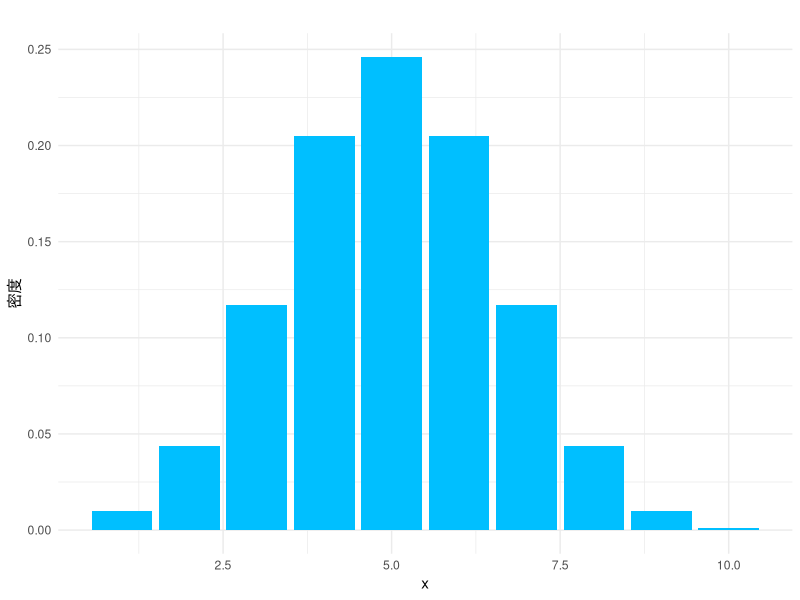
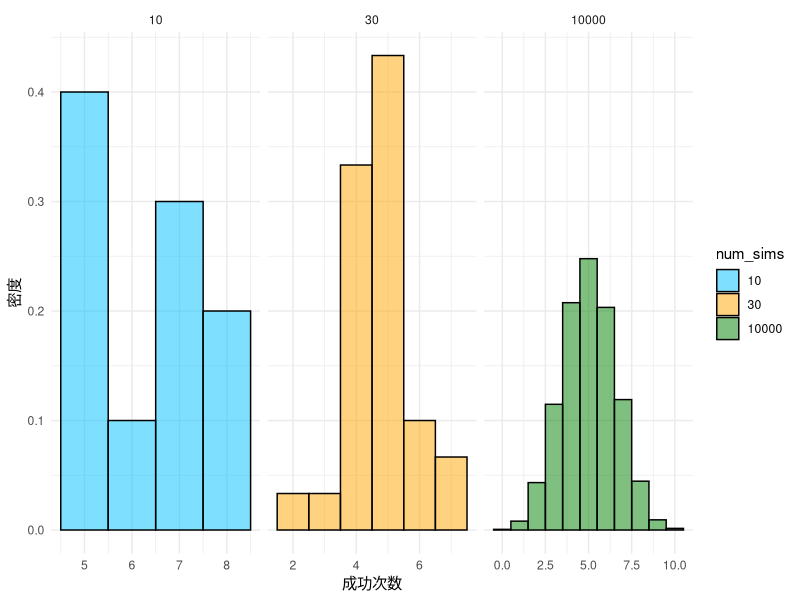
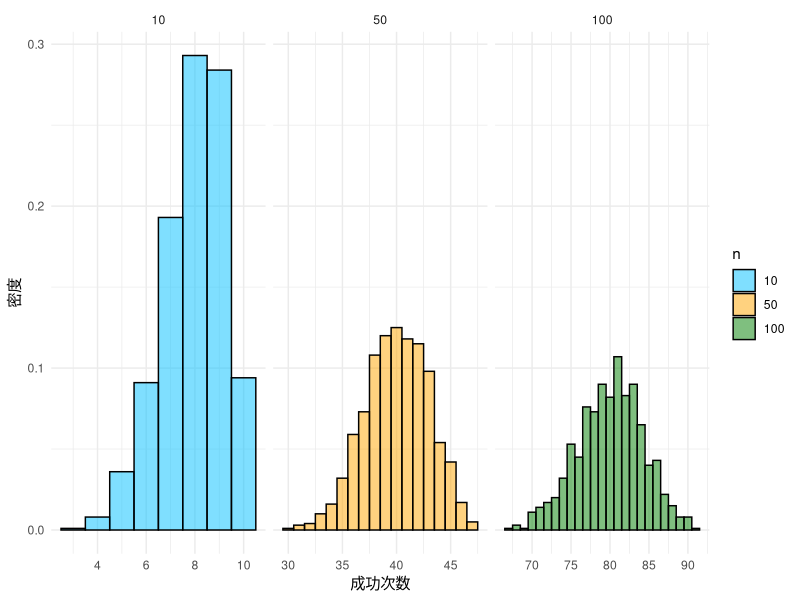
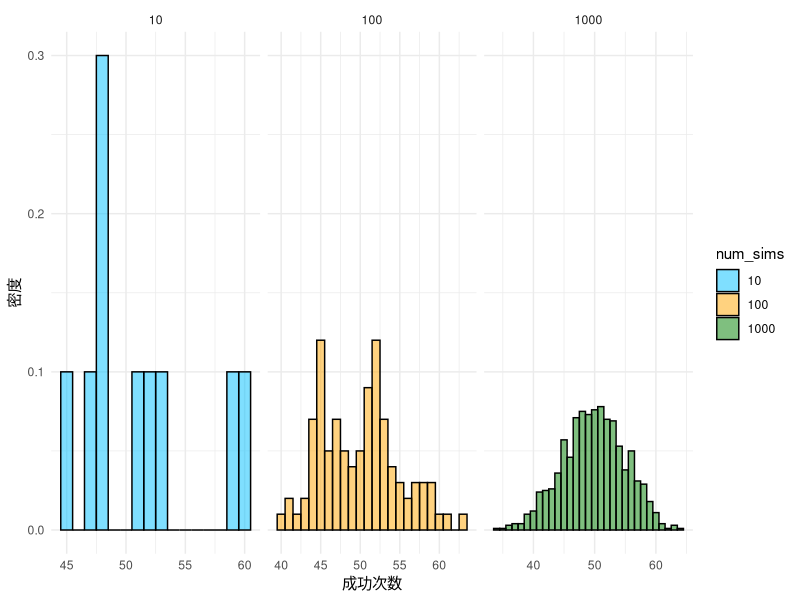
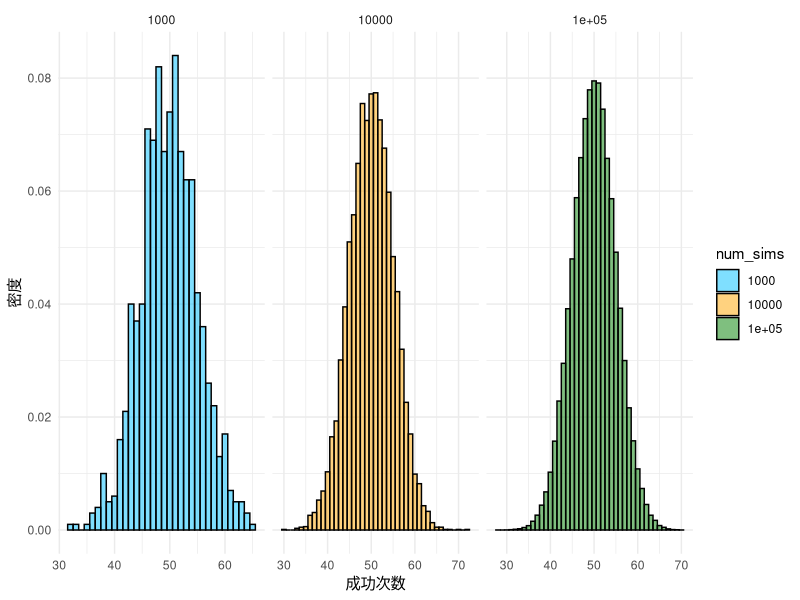
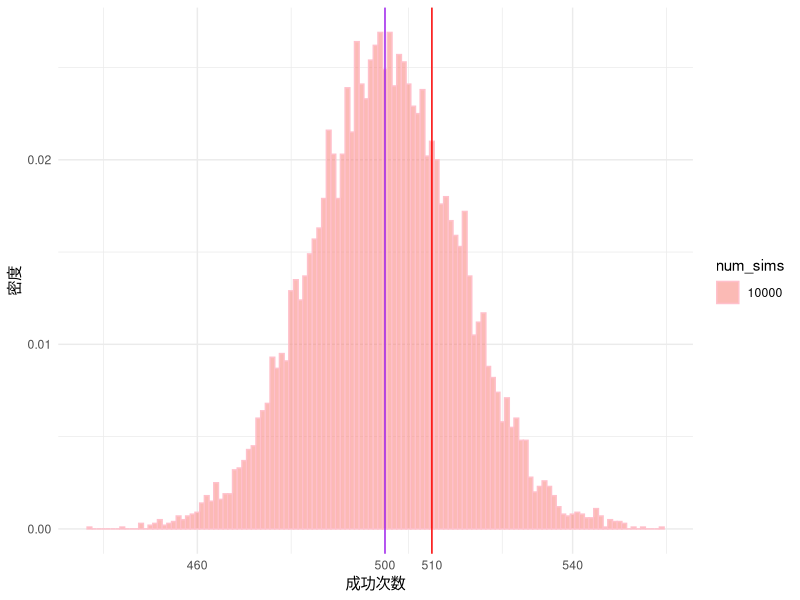
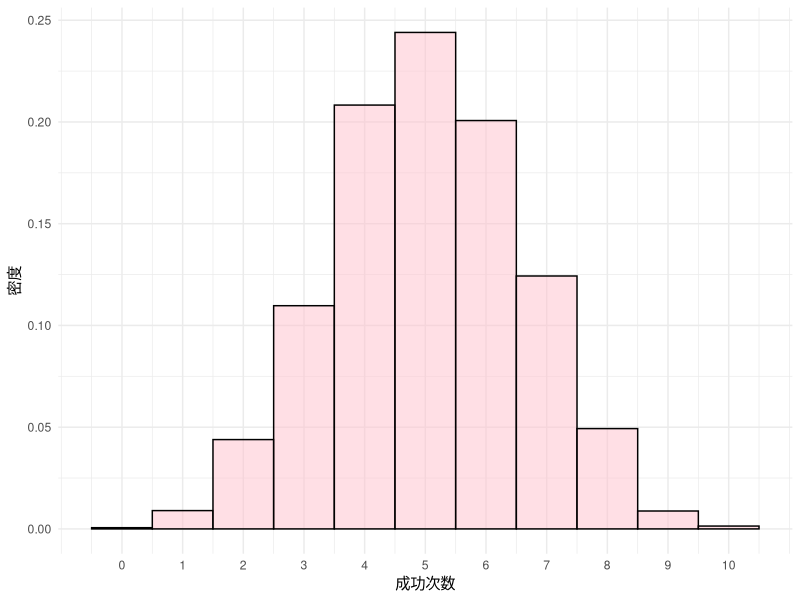
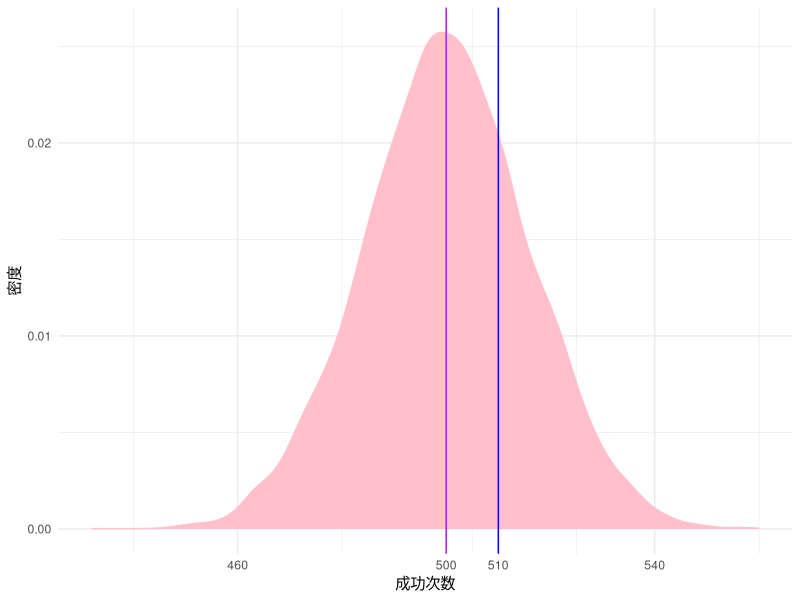

Reproduce these figures in R, in order.
## ---- chunk 1
library(ggplot2)
# 检查包是否已安装
if (!requireNamespace("patchwork", quietly = TRUE)) {
  # 如果未安装，则安装包
  install.packages("patchwork")
}

# 加载 patchwork 包
library(patchwork)
# 生成一组数据
x <- 1:10
y1 <- dbinom(x, size = 10, prob = 0.5)
# 将数据转化为数据框
df <- data.frame(x, y1)

# 绘制三条正态分布曲线
ggplot(df,aes(x, y1)) + 
  geom_col(fill ="#00BFFF") +
  labs(title = "", x = "x", y = "密度") +
  theme_minimal()
## ---- chunk 2


# 定义参数
p <- 0.5
n <- 10
num_sims <- c(10,30,10000)

# 创建数据框
data <- data.frame(x = numeric(), 
                   n = factor(),
                   num_sims = factor())

for (i in num_sims) {
  sim_data <- data.frame(x = rbinom(i, n, p), 
                         n = factor(rep(n, i)),
                         num_sims = factor(rep(i, i)))
  data <- rbind(data, sim_data)
}

# 绘制直方图
ggplot(data, 
       aes(x = x, fill = num_sims)) +
  geom_histogram(alpha = 0.5, 
                 aes(y = ..density..),
                 color = 'black',
                 binwidth = 1, 
                 position = "identity") +
  scale_fill_manual(values = c("#00BFFF", "#FFA500", "#008000")) +
  labs(x = "成功次数", 
       y = "密度", 
       fill = "num_sims") +
  facet_wrap(~num_sims, 
             ncol = 3, 
             scales = "free_x") +
  theme_minimal()


## ---- chunk 3

# 定义参数
p <- 0.8
n <- c(10, 50, 100)
num_sims <- 1000

# 创建数据框
data <- data.frame(x = numeric(), 
                   n = factor())

for (i in n) {
  sim_data <- data.frame(x = rbinom(num_sims, i, p), 
                         n = factor(rep(i, num_sims)))
  data <- rbind(data, sim_data)
}

# 绘制直方图
ggplot(data, 
       aes(x = x, fill = n)) +
  geom_histogram(alpha = 0.5, 
                 aes(y = ..density..),
                 color = 'black',
                 binwidth = 1, 
                 position = "identity") +
  scale_fill_manual(values = c("#00BFFF", "#FFA500", "#008000")) +
  labs(x = "成功次数", 
       y = "密度", 
       fill = "n") +
  facet_wrap(~n, 
             ncol = 3, 
             scales = "free_x") +
  theme_minimal()


## ---- chunk 4
# 定义参数
p <- 0.5
n <- 100
num_sims <- c(10,100,1000)

# 创建数据框
data <- data.frame(x = numeric(), 
                   n = factor(),
                   num_sims = factor())

for (i in num_sims) {
  sim_data <- data.frame(x = rbinom(i, n, p), 
                         n = factor(rep(n, i)),
                         num_sims = factor(rep(i, i)))
  data <- rbind(data, sim_data)
}

# 绘制直方图
ggplot(data, 
       aes(x = x, fill = num_sims)) +
  geom_histogram(alpha = 0.5, 
                 aes(y = ..density..),
                 color = 'black',
                 binwidth = 1, 
                 position = "identity") +
  scale_fill_manual(values = c("#00BFFF", "#FFA500", "#008000")) +
  labs(x = "成功次数", 
       y = "密度", 
       fill = "num_sims") +
  facet_wrap(~num_sims, 
             ncol = 3, 
             scales = "free_x") +
  theme_minimal()


## ---- chunk 5
# 定义参数
p <- 0.5
n <- 100
num_sims <- c(1000,10000,100000)

# 创建数据框
data <- data.frame(x = numeric(), 
                   n = factor(),
                   num_sims = factor())

for (i in num_sims) {
  sim_data <- data.frame(x = rbinom(i, n, p), 
                         n = factor(rep(n, i)),
                         num_sims = factor(rep(i, i)))
  data <- rbind(data, sim_data)
}

# 绘制直方图
ggplot(data, 
       aes(x = x, fill = num_sims)) +
  geom_histogram(alpha = 0.5, 
                 aes(y = ..density..),
                 color = 'black',
                 binwidth = 1, 
                 position = "identity") +
  scale_fill_manual(values = c("#00BFFF", "#FFA500", "#008000")) +
  labs(x = "成功次数", 
       y = "密度", 
       fill = "num_sims") +
  facet_wrap(~num_sims, 
             ncol = 3, 
             scales = "free_x") +
  theme_minimal()


## ---- chunk 6
library(tidyverse)
# 对数据框按照num_sims进行分组，并计算每组的均值和标准差
result <- data %>% 
  group_by(num_sims) %>% 
  summarize(mean_x = mean(x), sd_x = sd(x))

# 输出结果
print(result)
## ---- chunk 7
# 定义参数
p <- 0.5
n <- 1000
num_sims <- 10000

# 创建数据框
data <- data.frame(x = numeric(), 
                   n = factor(),
                   num_sims = factor())

for (i in num_sims) {
  sim_data <- data.frame(x = rbinom(i, n, p), 
                         n = factor(rep(n, i)),
                         num_sims = factor(rep(i, i)))
  data <- rbind(data, sim_data)
}

# 绘制直方图
ggplot(data, 
       aes(x = x, fill = num_sims)) +
  geom_histogram(alpha = 0.5, 
                 aes(y = ..density..),
                 color = 'pink',
                 binwidth = 1, 
                 position = "identity") +
  labs(x = "成功次数", 
       y = "密度", 
       fill = "num_sims")  +
  geom_vline(xintercept = c(500, 510), color = c("purple", "red"), linetype = c(1, 1))+
  scale_x_continuous(breaks = c(460, 500, 510, 540)) +
  theme_minimal()


## ---- chunk 8
# 定义参数
p <- 0.5
n <- 10
num_sims <- 10000

# 创建数据框
data <- data.frame(x = numeric(), 
                   n = factor(),
                   num_sims = factor())

for (i in num_sims) {
  sim_data <- data.frame(x = rbinom(i, n, p), 
                         n = factor(rep(n, i)),
                         num_sims = factor(rep(i, i)))
  data <- rbind(data, sim_data)
}

# 绘制直方图
ggplot(data, 
       aes(x = x)) +
  geom_histogram(alpha = 0.5, 
                 aes(y = ..density..),
                 color = 'black',
                 fill = 'pink',
                 binwidth = 1, 
                 position = "identity") +
  labs(x = "成功次数", 
       y = "密度", 
       fill = "num_sims")  +
  scale_x_continuous(breaks = seq(0, n, 1))+
  theme_minimal()


## ---- chunk 9
# 定义参数
p <- 0.5
n <- 1000
num_sims <- 10000

# 创建数据框
data <- data.frame(x = numeric(), 
                   n = factor(),
                   num_sims = factor())

for (i in num_sims) {
  sim_data <- data.frame(x = rbinom(i, n, p), 
                         n = factor(rep(n, i)),
                         num_sims = factor(rep(i, i)))
  data <- rbind(data, sim_data)
}

# 绘制直方图和密度曲线
ggplot(data, 
       aes(x = x)) +
  geom_density(color = 'pink',fill = 'pink') +
  labs(x = "成功次数", 
       y = "密度", 
       fill = "num_sims",
       color = "num_sims") +
  geom_vline(xintercept = c(500, 510), color = c("purple", "blue"), linetype = c(1, 1)) +
  scale_x_continuous(breaks = c(460, 500, 510, 540)) +
  theme_minimal()

## ---- chunk 10
# 定义参数
p <- 0.5
n <- 1000
num_sims <- 10000

# 创建数据框
data <- data.frame(x = numeric(), 
                   n = factor(),
                   num_sims = factor())

for (i in num_sims) {
  sim_data <- data.frame(x = rbinom(i, n, p), 
                         n = factor(rep(n, i)),
                         num_sims = factor(rep(i, i)))
  data <- rbind(data, sim_data)
}

# 绘制直方图和密度曲线
ggplot(data, 
       aes(x = x)) +
  geom_histogram(alpha = 0.5, 
           aes(y = ..density..),
           color = 'pink',
           binwidth = 1, 
           position = "identity") +
  geom_density(color = 'pink') +
  labs(x = "成功次数", 
       y = "密度", 
       fill = "num_sims",
       color = "num_sims") +
  geom_vline(xintercept = c(500, 510), color = c("purple", "blue"), linetype = c(1, 1)) +
  scale_x_continuous(breaks = c(460, 500, 510, 540)) +
  theme_minimal()

## ---- chunk 11
# 定义参数
p <- 0.5
n <- 1000
num_sims <- 10000

# 创建数据框
data <- data.frame(x = numeric(), 
                   n = factor(),
                   num_sims = factor())

for (i in num_sims) {
  sim_data <- data.frame(x = rbinom(i, n, p), 
                         n = factor(rep(n, i)),
                         num_sims = factor(rep(i, i)))
  data <- rbind(data, sim_data)
}

# 绘制直方图和密度曲线
ggplot(data, 
       aes(x = x)) +
  geom_density(color = 'pink',fill = 'pink') +
  labs(x = "成功次数", 
       y = "密度", 
       fill = "num_sims",
       color = "num_sims") +
  geom_vline(xintercept = c(500), color = c("purple"), linetype = c(1)) +
  scale_x_continuous(breaks = c(440,460,480, 500, 520, 540,560)) +
  theme_minimal()

## ---- chunk 12
# 定义参数
p <- 0.5
n <- 1000
num_sims <- 10000

# 创建数据框
data <- data.frame(x = numeric(), 
                   n = factor(),
                   num_sims = factor())

for (i in num_sims) {
  sim_data <- data.frame(x = rbinom(i, n, p), 
                         n = factor(rep(n, i)),
                         num_sims = factor(rep(i, i)))
  data <- rbind(data, sim_data)
}

# 绘制直方图和密度曲线
ggplot(data, 
       aes(x = x)) +
  geom_density(color = 'pink',fill = 'pink') +
  labs(x = "成功次数", 
       y = "密度", 
       fill = "num_sims",
       color = "num_sims") +
  geom_vline(xintercept = c(500,510), color = c("purple","blue"), linetype = c(1,1)) +
  scale_x_continuous(breaks = c(460, 480,500, 510, 540)) +
  theme_minimal()

## ---- chunk 13



# 定义参数
p <- 0.5
n <- 1000
num_sims <- 10000

# 创建数据框
data <- data.frame(x = numeric(), 
                   n = factor(),
                   num_sims = factor())

for (i in num_sims) {
  sim_data <- data.frame(x = rbinom(i, n, p), 
                         n = factor(rep(n, i)),
                         num_sims = factor(rep(i, i)))
  data <- rbind(data, sim_data)
}

# 绘制直方图和密度曲线
histogram <- ggplot(data, aes(x = x)) +
  geom_histogram(alpha = 0.5, 
                 aes(y = ..density..),
                 color = 'pink',
                 binwidth = 1, 
                 position = "identity") +
  labs(x = "成功次数", 
       y = "密度", 
       fill = "num_sims",
       color = "num_sims") +
  geom_vline(xintercept = c(500, 510), 
             color = c("purple", "blue"), 
             linetype = c(1, 1)) +
  scale_x_continuous(breaks = c(460, 480,500,540)) +
  theme_minimal()

density <- ggplot(data, aes(x = x)) +
  geom_density(color = 'pink', 
               fill = 'pink') +
  labs(x = "成功次数", 
       y = "密度", 
       fill = "num_sims",
       color = "num_sims") +
  geom_vline(xintercept = c(500, 510), 
             color = c("purple", "blue"), 
             linetype = c(1, 1)) +
  scale_x_continuous(breaks = c(460, 480,500,  540)) +
  theme_minimal()

# 拼接图形
histogram + density

## ---- chunk 14
# 定义参数
p <- 0.5
n <- 1000
num_sims <- 10000

# 创建数据框
data <- data.frame(x = numeric(), 
                   n = factor(),
                   num_sims = factor())

for (i in num_sims) {
  sim_data <- data.frame(x = rbinom(i, n, p), 
                         n = factor(rep(n, i)),
                         num_sims = factor(rep(i, i)))
  data <- rbind(data, sim_data)
}

# 计算密度曲线
density_data <- density(data$x)

# 绘制直方图和密度曲线
ggplot(data, aes(x = x)) +
  geom_density(color = 'pink', fill = 'pink') +
  labs(x = "成功次数", 
       y = "密度", 
       fill = "num_sims",
       color = "num_sims") +
  geom_vline(xintercept = c(500, 510), color = c("purple", "blue"), linetype = c(1, 1)) +
  geom_area(data = subset(as.data.frame(density_data[c("x", "y")]), x >= 500 & x <= 510),
            aes(x = x, y = y), fill = "yellow", alpha = 0.2) +
  scale_x_continuous(breaks = c(440, 480,500, 510, 560)) +
  theme_minimal()
## ---- chunk 15
# 定义参数
p <- 0.5
n <- 1000
num_sims <- 10000

# 创建数据框
data <- data.frame(x = numeric(), 
                   n = factor(),
                   num_sims = factor())

for (i in num_sims) {
  sim_data <- data.frame(x = rbinom(i, n, p), 
                         n = factor(rep(n, i)),
                         num_sims = factor(rep(i, i)))
  data <- rbind(data, sim_data)
}

# 计算密度曲线
density_data <- density(data$x)

# 绘制直方图和密度曲线
ggplot(data, aes(x = x)) +
  geom_density(color = 'pink', fill = 'pink') +
  labs(x = "成功次数", 
       y = "密度", 
       fill = "num_sims",
       color = "num_sims") +
  geom_vline(xintercept = c(500, 510), color = c("purple", "blue"), linetype = c(1, 1)) +
  geom_area(data = subset(as.data.frame(density_data[c("x", "y")]), x <= 500),
            aes(x = x, y = y), fill = "yellow", alpha = 0.2) +
  scale_x_continuous(breaks = c(440, 480,500, 510, 560)) +
  theme_minimal()
## ---- chunk 16
# 定义参数
p <- 0.5
n <- 1000
num_sims <- 10000

# 创建数据框
data <- data.frame(x = numeric(), 
                   n = factor(),
                   num_sims = factor())

for (i in num_sims) {
  sim_data <- data.frame(x = rbinom(i, n, p), 
                         n = factor(rep(n, i)),
                         num_sims = factor(rep(i, i)))
  data <- rbind(data, sim_data)
}

# 计算密度曲线
density_data <- density(data$x)

# 绘制直方图和密度曲线
ggplot(data, aes(x = x)) +
  geom_density(color = 'pink', fill = 'pink') +
  labs(x = "成功次数", 
       y = "密度", 
       fill = "num_sims",
       color = "num_sims") +
  geom_vline(xintercept = c(500, 510), color = c("purple", "blue"), linetype = c(1, 1)) +
  geom_area(data = subset(as.data.frame(density_data[c("x", "y")]), x >= 510),
            aes(x = x, y = y), fill = "yellow", alpha = 0.2) +
  scale_x_continuous(breaks = c(440, 480,500, 510, 560)) +
  theme_minimal()
## ---- chunk 17

# 生成一组数据
x <- seq(-4, 4, length = 100)
y1 <- dnorm(x, mean = 0, sd = 1)
y2 <- dnorm(x, mean = 0.5, sd = 1)
y3 <- dnorm(x, mean = 1, sd = 1)

# 将数据转化为数据框
df <- data.frame(x, y1, y2, y3)

# 绘制三条正态分布曲线
ggplot(df) + 
  geom_line(aes(x, y1), color = "#56B4E9", size = 1) +
  geom_line(aes(x, y2), color = "#E69F00", size = 1) +
  geom_line(aes(x, y3), color = "#A6D96A", size = 1) +
  labs(title = "", x = "x", y = "密度") +
  geom_vline(xintercept = c(0,0.5,1), linetype = "dashed", color = c("#56B4E9","#E69F00","#A6D96A")) +

  annotate("text", x = 2.5, y = 0.5, label = "mean = 0", color = "#56B4E9") +
  annotate("text", x = 2.5, y = 0.4, label = "mean = 0.5", color = "#E69F00") +
  annotate("text", x = 2.5, y = 0.3, label = "mean = 1", color = "#A6D96A") +

  scale_x_continuous(breaks = seq(-4, 4, 1))+

      
  theme_minimal()

## ---- chunk 18

# 生成一组数据
x <- seq(-4, 4, length = 100)
y1 <- dnorm(x, mean = 0, sd = 1)
y2 <- dnorm(x, mean = 0, sd = 2)
y3 <- dnorm(x, mean = 0, sd = 3)

# 将数据转化为数据框
df <- data.frame(x, y1, y2, y3)

# 绘制三条正态分布曲线
ggplot(df) + 
  geom_line(aes(x, y1), color = "#56B4E9", size = 1) +
  geom_line(aes(x, y2), color = "#E69F00", size = 1) +
  geom_line(aes(x, y3), color = "#A6D96A", size = 1) +
  geom_vline(xintercept = c(0), linetype = "dashed", color = c("#56B4E9")) +
  annotate("text", x = 0.8, y = 0.5, label = "sd = 1", color = "#56B4E9") +
  annotate("text", x = 1.5, y = 0.2, label = "sd = 2", color = "#E69F00") +
  annotate("text", x = 2.5, y = 0.05, label = "sd = 3", color = "#A6D96A") +
  labs(title = "", x = "x", y = "密度") +
  scale_x_continuous(breaks = seq(-4, 4, 1))+
  theme_minimal()

## ---- chunk 19

# 生成一组数据
x <- seq(-4, 4, length = 100)
y1 <- dnorm(x, mean = 0, sd = 1)
y2 <- dnorm(x, mean = 0, sd = 2)
y3 <- dnorm(x, mean = 0, sd = 3)

# 将数据转化为数据框
df <- data.frame(x, y1, y2, y3)

# 绘制三条正态分布曲线
ggplot(df) + 
  geom_line(aes(x, y1), color = "#56B4E9", size = 1) +
  geom_line(aes(x, y2), color = "#E69F00", size = 1) +
  geom_line(aes(x, y3), color = "#A6D96A", size = 1) +
  annotate("text", x = 0.8, y = 0.5, label = "sd = 1", color = "#56B4E9") +
  annotate("text", x = 1.5, y = 0.2, label = "sd = 2", color = "#E69F00") +
  annotate("text", x = 2.5, y = 0.05, label = "sd = 3", color = "#A6D96A") +
  labs(title = "", x = "x", y = "密度") +
  scale_x_continuous(breaks = seq(-4, 4, 1))+
  theme_minimal()


## ---- chunk 20
# 设置样本大小和模拟次数
sample_size <- 50
n_sims <- 10000

# 抽取样本，计算平均值，并存储结果
results <- NULL
for(i in 1:n_sims){
  sample <- rnorm(sample_size, 0, 1) # 从二项分布中抽取样本
  sample_mean <- mean(sample) # 计算样本平均值
  results <- c(results, sample_mean) # 存储结果
}
results <- data.frame(results)

# 绘制直方图
ggplot(results, 
       aes(x = results)) +
  geom_histogram(alpha = 0.5, 
                 aes(y = ..density..),
                 color = 'black',
                 bins = 30,
                 fill = 'pink',
                 #binwidth = 1, 
                 position = "identity") +
  labs(x = "x", 
       y = "密度") +
  theme_minimal()


## ---- chunk 21
# 设置样本大小和模拟次数
sample_size <- 1000

results <- data.frame(results = rbinom(sample_size, 10, 0.5))

# 绘制直方图
ggplot(results, 
       aes(x = results)) +
  geom_histogram(alpha = 0.5, 
                 aes(y = ..density..),
                 color = 'black',
                 bins = 30,
                 fill = 'orange',
                 #binwidth = 1, 
                 position = "identity") +
  labs(x = "x", 
       y = "密度") +
  theme_minimal()
## ---- chunk 22
# 设置样本大小和模拟次数
sample_size <- 50
n_sims <- 10000

# 抽取样本，计算平均值，并存储结果
results <- NULL
for(i in 1:n_sims){
  sample <- rbinom(sample_size, 10, 0.5) # 从二项分布中抽取样本
  sample_mean <- mean(sample) # 计算样本平均值
  results <- c(results, sample_mean) # 存储结果
}
results <- data.frame(results)

# 绘制直方图
ggplot(results, 
       aes(x = results)) +
  geom_histogram(alpha = 0.5, 
                 aes(y = ..density..),
                 color = 'black',
                 bins = 30,
                 fill = 'pink',
                 #binwidth = 1, 
                 position = "identity") +
  labs(x = "x", 
       y = "密度") +
  theme_minimal()


## ---- chunk 23
set.seed(123) 
n <- 100
num_sims <- 100
means <- numeric(num_sims)

for (i in 1:num_sims) {
  sample <- runif(n, min = 1, max = 10)
  means[i] <- mean(sample)
}

ggplot(data.frame(x = means), aes(x)) +
  geom_histogram(binwidth = 0.1, color = "black", fill = "lightblue") +
  labs(x = "平均值", y = "频率", title = "样本平均值的抽样分布图")


ggplot(data.frame(x = means), aes(x)) +
  geom_histogram(aes(y = ..density..), 
                 binwidth = 0.1, 
                 color = "black", 
                 fill = "lightblue", 
                 alpha = 0.5, 
                 position = "identity") +
  geom_density(color = "lightpink", 
               size = 1) +
  labs(x = "平均值", 
       y = "密度", 
       title = "样本平均值的抽样分布图") +
  theme_minimal()


## ---- chunk 24



n <- 100
num_sims <- c(1000,10000,100000)

# 创建数据框
data <- data.frame(x = numeric(), 
                   n = factor(),
                   num_sims = factor())

for (i in num_sims) {
  sim_data <- data.frame(x = replicate(i, mean(sample(1:10, n, replace = TRUE))), 
                         n = factor(rep(n, i)),
                         num_sims = factor(rep(i, i)))
  data <- rbind(data, sim_data)
}

# 绘制直方图
ggplot(data, 
       aes(x = x, fill = num_sims)) +
  geom_histogram(alpha = 0.5, 
                 aes(y = ..density..),
                 color = 'black',
                 binwidth = 0.1, 
                 position = "identity") +
  scale_fill_manual(values = c("#00BFFF", "#FFA500", "#008000")) +
  labs(x = "每次抽样的样本的均值", 
       y = "密度", 
       fill = "num_sims") +
  facet_wrap(~num_sims, 
             ncol = 3, 
             scales = "free_x") +
  theme_minimal()


## ---- chunk 25

# 生成泊松分布概率表格
lambda <- 5 # 平均每天发生5起交通事故
x <- 0:10 # 交通事故数量
prob <- dpois(x, lambda) # 计算概率
data.frame(x, prob) # 生成表格
## ---- chunk 26

# 设置样本大小和模拟次数
sample_size <- 1000

results <- data.frame(results = rpois(sample_size, 1))

# 绘制直方图
ggplot(results, 
       aes(x = results)) +
  geom_histogram(alpha = 0.5, 
                 aes(y = ..density..),
                 color = 'black',
                 bins = 30,
                 fill = 'orange',
                 #binwidth = 1, 
                 position = "identity") +
  labs(x = "x", 
       y = "密度") +
  theme_minimal()
## ---- chunk 27
# 设置样本大小和模拟次数
sample_size <- 50
n_sims <- 10000

# 抽取样本，计算平均值，并存储结果
results <- NULL
for(i in 1:n_sims){
  sample <- rpois(sample_size, 1) # 从二项分布中抽取样本
  sample_mean <- mean(sample) # 计算样本平均值
  results <- c(results, sample_mean) # 存储结果
}
results <- data.frame(results)

# 绘制直方图
ggplot(results, 
       aes(x = results)) +
  geom_histogram(alpha = 0.5, 
                 aes(y = ..density..),
                 color = 'black',
                 bins = 30,
                 fill = 'pink',
                 #binwidth = 1, 
                 position = "identity") +
  labs(x = "x", 
       y = "密度") +
  theme_minimal()


## ---- chunk 28



# 设置样本大小和模拟次数
sample_size <- 1000

results <- data.frame(results = rgamma(sample_size, 1,1))

# 绘制直方图
ggplot(results, 
       aes(x = results)) +
  geom_histogram(alpha = 0.5, 
                 aes(y = ..density..),
                 color = 'black',
                 bins = 30,
                 fill = 'orange',
                 #binwidth = 1, 
                 position = "identity") +
  labs(x = "x", 
       y = "密度") +
  theme_minimal()
## ---- chunk 29
# 设置样本大小和模拟次数
sample_size <- 50
n_sims <- 10000

# 抽取样本，计算平均值，并存储结果
results <- NULL
for(i in 1:n_sims){
  sample <- rgamma(sample_size, 1,1) # 从二项分布中抽取样本
  sample_mean <- mean(sample) # 计算样本平均值
  results <- c(results, sample_mean) # 存储结果
}
results <- data.frame(results)

# 绘制直方图
ggplot(results, 
       aes(x = results)) +
  geom_histogram(alpha = 0.5, 
                 aes(y = ..density..),
                 color = 'black',
                 bins = 30,
                 fill = 'pink',
                 #binwidth = 1, 
                 position = "identity") +
  labs(x = "x", 
       y = "密度") +
  theme_minimal()
